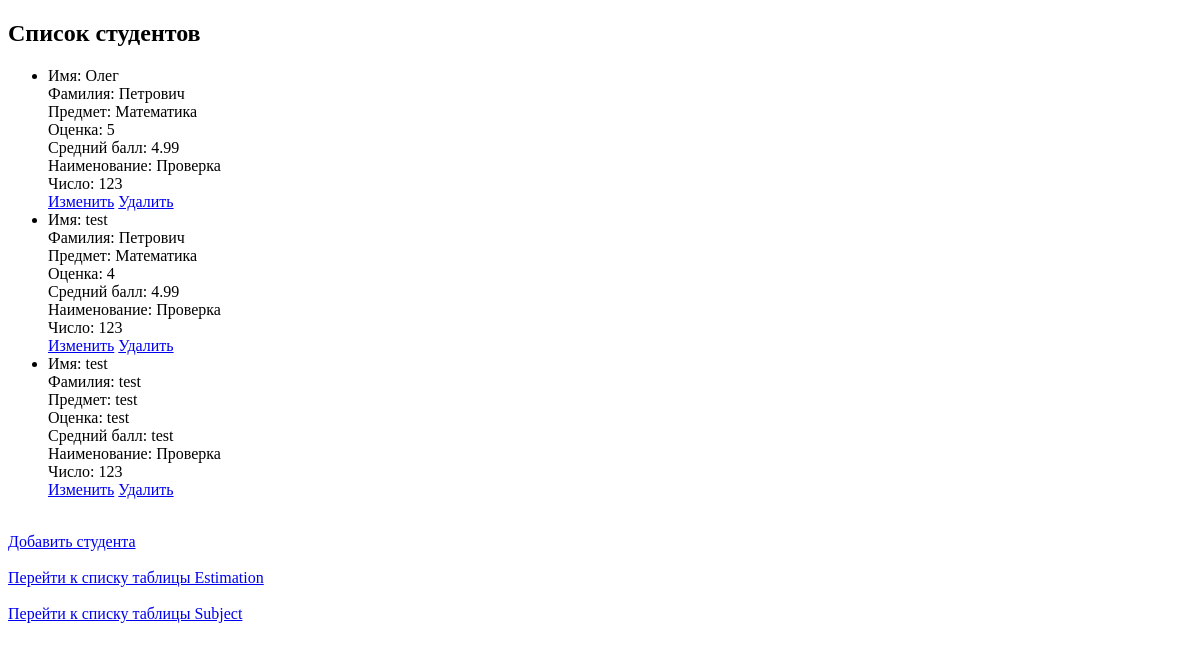
Before: / with the older database file.
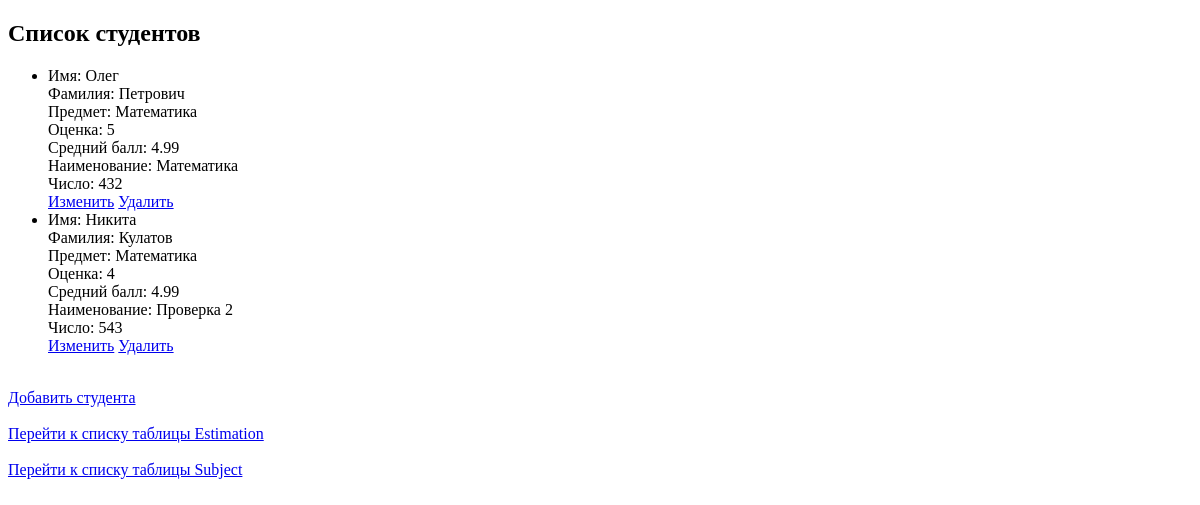
After: the same page with the newer database file.
### app/models.py (models this page shows, shortened)
class Student(models.Model):
    name = models.CharField(max_length=20, verbose_name='Имя')
    surname = models.CharField(max_length=20, verbose_name='Фамилия')
    school_object = models.CharField(max_length=20, verbose_name='Предмет')
    evaluation = models.CharField(max_length=20, verbose_name='Оценка')
    average_score = models.CharField(max_length=20, verbose_name='Средний балл')
    estimation = models.ForeignKey(Estimation, on_delete=models.CASCADE)
    subject = models.ForeignKey(Subject, on_delete=models.CASCADE)

class Subject(models.Model):
    naming = models.CharField(max_length=20, verbose_name='Наименование предмета')

class Estimation(models.Model):
    number = models.CharField(max_length=20, verbose_name='Число')

### app/views.py (the view)
# urls.py: path('', views.student_list, name='student_list'),
def student_list(request):
    students = Student.objects.all()
    return render(request, 'student_list.html', {'students': students})

### app/templates/student_list.html (shortened to what this page needs)
<!DOCTYPE html>
<html>
<head>
</head>
<body>
<h2>Список студентов</h2>
<ul>
    {% for student in students %}
        <li>
            Имя: {{ student.name }}<br>
            Фамилия: {{ student.surname }}<br>
            Предмет: {{ student.school_object }}<br>
            Оценка: {{ student.evaluation }}<br>
            Средний балл: {{ student.average_score }}<br>
            Наименование: {{ student.subject.naming }}<br>
            Число: {{ student.estimation.number }}<br>
        </li>
                <a href="{% url 'edit_student' pk=student.id %}">Изменить</a>
                <a href="{% url 'delete_student' pk=student.id %}">Удалить</a>
    {% endfor %}
</ul><br>
<a href="{% url 'add_student' %}">Добавить студента</a><br><br>
<a href="{% url 'estimation_list' %}">Перейти к списку таблицы Estimation</a><br><br>
<a href="{% url 'subject_list' %}">Перейти к списку таблицы Subject</a><br>
</body>
</html>

Changed rows visible on the page:
removed Student: name "test", surname "test", school_object "test", evaluation "test", average_score "test", subject.naming "Проверка", estimation.number "123"
changed through a linked row, Student "Олег": subject.naming "Проверка" → "Математика"; estimation.number "123" → "432"
changed Student: name "test" → "Никита"; surname "Петрович" → "Кулатов"; subject.naming "Проверка" → "Проверка 2"; estimation.number "123" → "543"
